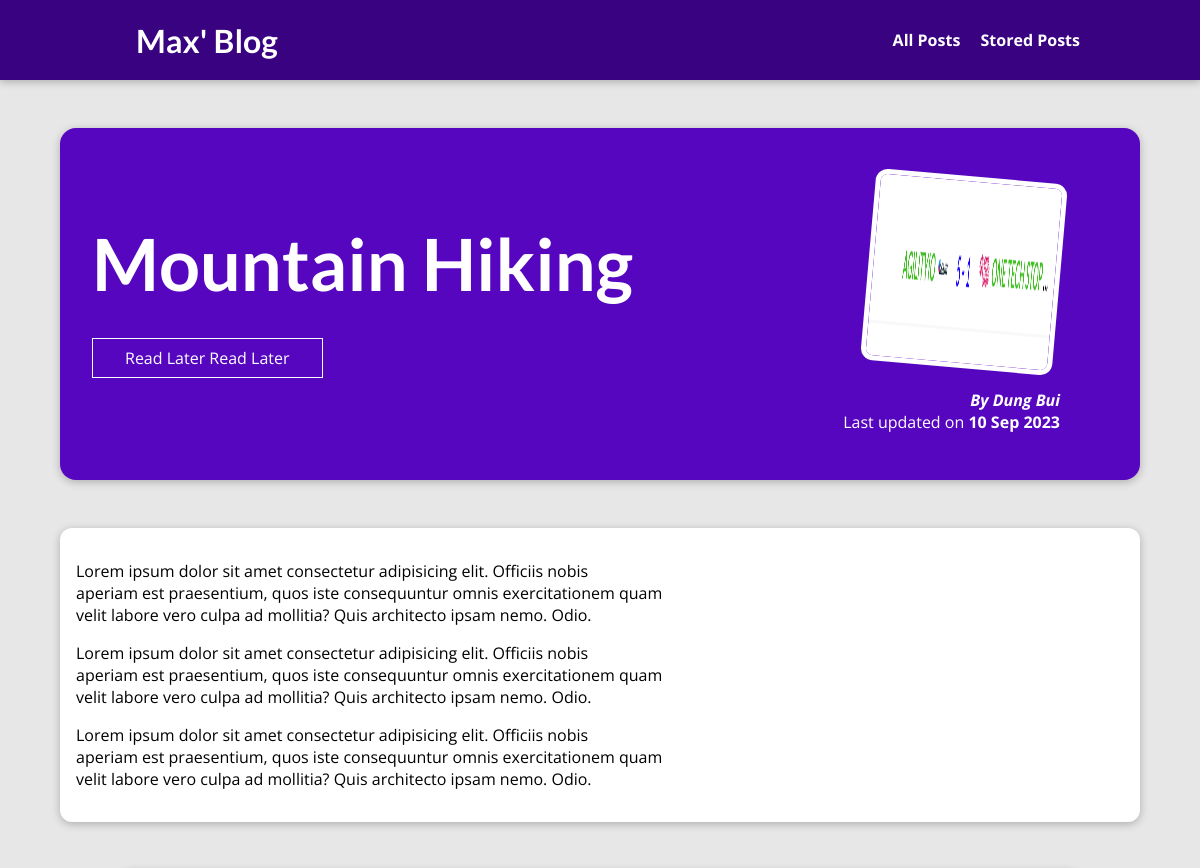
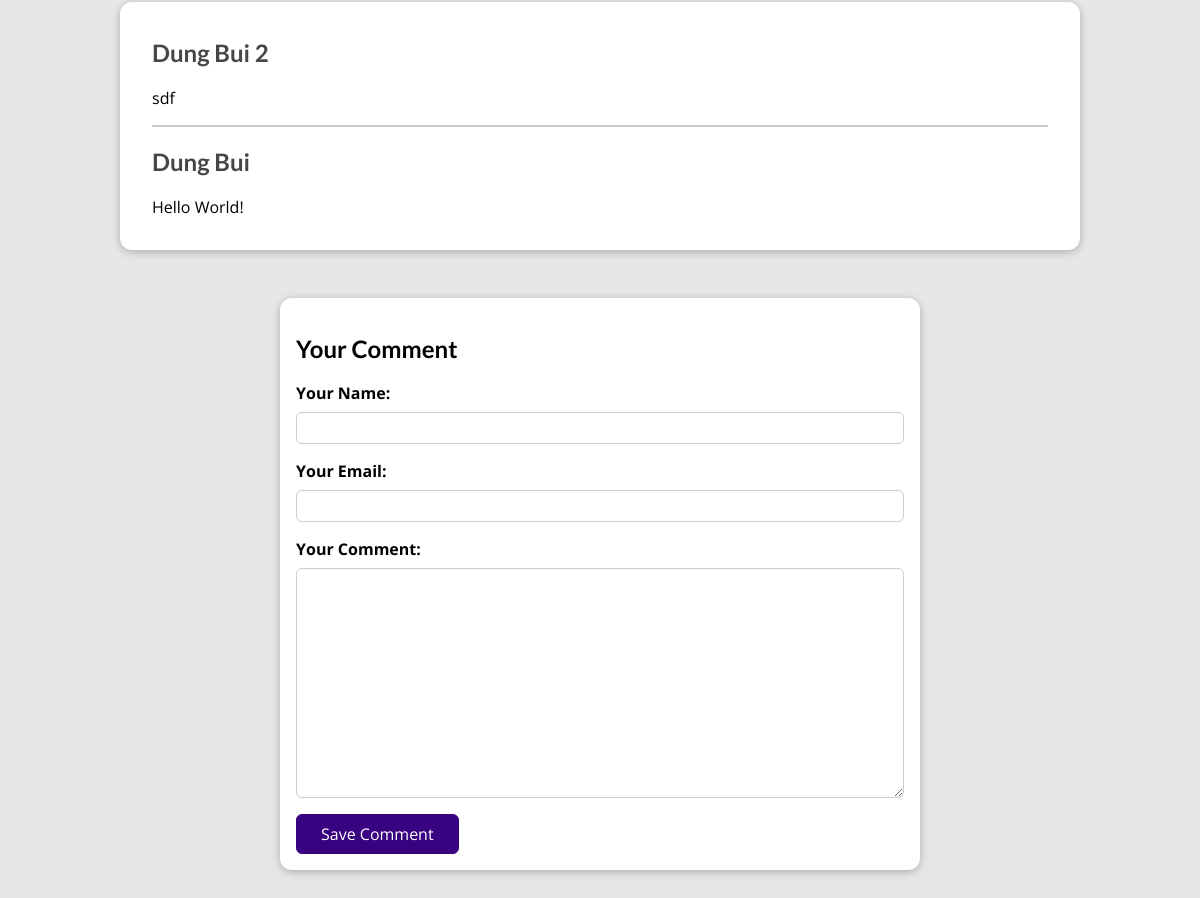
The page /posts/hike-in-the-mountains on the database its author committed (2 pictures, top to bottom).
### blog/models.py (models this page shows, shortened)
class Post(models.Model):
    title = models.CharField(max_length=150)
    excerpt = models.CharField(max_length=200)
    image = models.ImageField(upload_to="posts", null=True)
    date = models.DateField(auto_now=True)
    slug = models.SlugField(unique=True, db_index=True)
    content = models.TextField(validators=[MinLengthValidator(10)])
    author = models.ForeignKey(Author, on_delete=models.SET_NULL, null=True, related_name="posts")
    tag = models.ManyToManyField(Tag)

class Author(models.Model):
    first_name = models.CharField(max_length=100)
    last_name = models.CharField(max_length=100)
    email_address = models.EmailField()
    def full_name(self):
        return f"{self.first_name} {self.last_name}"
    def __str__(self):
        return self.full_name()

class Comment(models.Model):
    user_name = models.CharField(max_length=120)
    user_email = models.EmailField()
    text = models.TextField(max_length=400)
    post = models.ForeignKey(Post, on_delete=models.CASCADE, related_name="comments")

### blog/views.py (the view, shortened to what this page needs)
# urls.py: path("posts/<slug:slug>", views.DetailPostView.as_view(), name="post-detail-page"),
class DetailPostView(View):
    def is_stored_post(self, request, post_id):
        stored_posts = request.session.get("stored_posts")
        if stored_posts is not None:
            is_saved_for_later = post_id in stored_posts
        else:
            is_saved_for_later = False
        return is_saved_for_later
    def get(self, request, slug):
        post = Post.objects.get(slug=slug)
        context = {
            "post": post,
            "post_tags": post.tag.all(),
            "comment_form": CommentForm(),
            "comments": post.comments.all().order_by("-id"),
            "saved_for_later": self.is_stored_post(request, post.id),
        }
        return render(request, "blog/post-detail.html", context)

### blog/forms.py
class CommentForm(forms.ModelForm):
    class Meta:
        model = Comment
        exclude = ["post"]
        labels = {
            "user_name": "Your Name",
            "user_email": "Your Email",
            "text": "Your Comment",
        }

### blog/templates/blog/post-detail.html (shortened to what this page needs)
{% extends 'base.html' %}
{% load static %}
{% block css_files %}
    <link rel="stylesheet" href="{% static "blog/post-detail.css" %}">
{% endblock  %}
{% block content %}
    <section id="summary">
        <h2>{{ post.title }}</h2>
        <div id="read-later">
            <form action="{% url "read-later" %}" method="POST">
                <button>
                    {% if saved_for_later %}
                        Remove from "Read Later" List
                    {% else %}
                        Read Later
                    {% endif %}
                    Read Later
                </button>
            </form>
        </div>
        <article>
            <img src="{{ post.image.url }}" alt="{{ post.title }}" width="200" height="200">
            <address>
                By <a href="mailto:{{ post.author.email_address }}">{{ post.author }}</a>
            </address>
            <div>
                Last updated on <time>{{ post.date|date:"d M Y" }}</time>
            </div>
        </article>
    </section>
    <main>
        {{ post.content|linebreaks }}
    </main>
    <section id="comments">
        <ul>
            {% for comment in comments %}
                <li>
                    <h2>{{ comment.user_name }}</h2>
                    <p>{{ comment.text|linebreaks }}</p>
                </li>
            {% endfor %}
        </ul>
    </section>
    <section id="comment-form">
        <h2>Your Comment</h2>
        <form action="{% url "post-detail-page" post.slug %}" method="POST">
            {% for form_field in comment_form %}
                <div class="form-control {% if form_field.errors %}invalid{% endif %}">
                    {{ form_field.label_tag }}
                    {{ form_field }}
                </div>
            {% endfor %}
            <button>Save Comment</button>
        </form>
{% endblock  %}

### templates/base.html (shortened to what this page needs)
{% load static %}
<!DOCTYPE html>
<html lang="en">
<head>
    <link rel="stylesheet" href="{% static "app.css" %}">
    {% block css_files %}{% endblock %}
</head>
<body>
    <header id="main-navigation">
        <h1><a href="{% url "starting-page" %}">Max' Blog</a></h1>
        <nav>
            <a href="{% url "posts-page" %}">All Posts</a>
            <a href="{% url "read-later" %}">Stored Posts</a>
        </nav>
    </header>
    {% block content %}{% endblock %}
</body>
</html>

### static/app.css (style rules this page uses)
* { box-sizing: border-box; }
html { font-family: 'Open Sans', 'Lato', sans-serif; }
body { margin: 0; }
h1, h2, h3 { font-family: 'Lato', sans-serif; font-weight: bold; }
#main-navigation { width: 100%; height: 5rem; display: flex; justify-content: space-between; align-items: center; padding: 0 10%; position: absolute; top: 0; left: 0; }
#main-navigation a { text-decoration: none; color: white; font-weight: bold; }

### blog/static/blog/post-detail.css (style rules this page uses)
body { background-color: #e7e7e7; }
#main-navigation { background-color: #390281; box-shadow: 0 2px 8px rgba(0, 0, 0, 0.25); }
#main-navigation a { text-decoration: none; color: white; font-weight: bold; margin-left: 1rem; }
#summary { margin: 8rem auto 3rem auto; padding: 2rem; width: 90%; max-width: 90rem; border-radius: 16px; background-color: #5706c0; position: relative; box-shadow: 0 2px 8px rgba(0, 0, 0, 0.25); height: 22rem; }
#summary h2 { color: white; font-size: 4.5rem; margin-bottom: 0.25rem; }
#summary article { position: absolute; top: 2rem; right: 3rem; padding: 1rem 2rem; border-radius: 12px; text-align: right; color: white; }
#summary article img { width: 12rem; height: 12rem; border-radius: 12px; transform: rotateZ(5deg); border: 5px solid white; margin-bottom: 1rem; }
#summary address { font-weight: bold; }
#summary a { color: white; text-decoration: none; }
#summary time { font-weight: bold; }
#read-later { margin: 2rem 0; }
#read-later button { background-color: transparent; border: 1px solid white; padding: 0.5rem 2rem; font: inherit; color: white; cursor: pointer; }
main { width: 90%; max-width: 90rem; margin: 3rem auto; background-color: white; padding: 1rem; border-radius: 12px; box-shadow: 0 2px 8px rgba(0, 0, 0, 0.25); }
#comment-form { margin: 3rem auto; width: 90%; max-width: 40rem; border-radius: 12px; background-color: white; box-shadow: 0 2px 8px rgba(0, 0, 0, 0.25); padding: 1rem; }
#comment-form button { font: inherit; background-color: #390281; color: white; border: 1px solid #390281; padding: 0.5rem 1.5rem; border-radius: 6px; cursor: pointer; }
.form-control { margin-bottom: 1rem; }
.form-control label { font-weight: bold; margin-bottom: 0.5rem; display: block; }
.form-control input, .form-control textarea { display: block; width: 100%; font: inherit; padding: 0.25rem; border-radius: 6px; border: 1px solid #ccc; }
#comments { margin: 3rem auto; width: 90%; max-width: 60rem; border-radius: 12px; background-color: white; box-shadow: 0 2px 8px rgba(0, 0, 0, 0.25); padding: 1rem 2rem; }
#comments ul { list-style: none; margin: 0; padding: 0; }
#comments li { margin-bottom: 1rem; border-bottom: 2px solid #ccc; }
#comments li:last-of-type { border-bottom: none; }
#comments h2 { color: #464646; }

### rows shown on the page
Post: title "Mountain Hiking", image (picture), author "Dung Bui", date "10 Sep 2023", content "Lorem ipsum dolor sit amet consectetur adipisicing elit. Officiis nobis aperiam est praesentium, quos iste consequuntur omnis exercitationem quam velit labore vero culpa ad mollitia? Quis architecto ipsam nemo. Odio. Lorem ipsum dolor sit amet consectetur adipisicing elit. Officiis nobis aperiam est praesentium, quos iste consequuntur omnis exercitationem quam velit labore vero culpa ad mollitia? Quis architecto ipsam nemo. Odio. Lorem ipsum dolor sit amet consectetur adipisicing elit. Officiis nobis aperiam est praesentium, quos iste consequuntur omnis exercitationem quam velit labore vero culpa ad mollitia? Quis architecto ipsam nemo. Odio."
Comment: user_name "Dung Bui 2", text "sdf"
Comment: user_name "Dung Bui", text "Hello World!"
